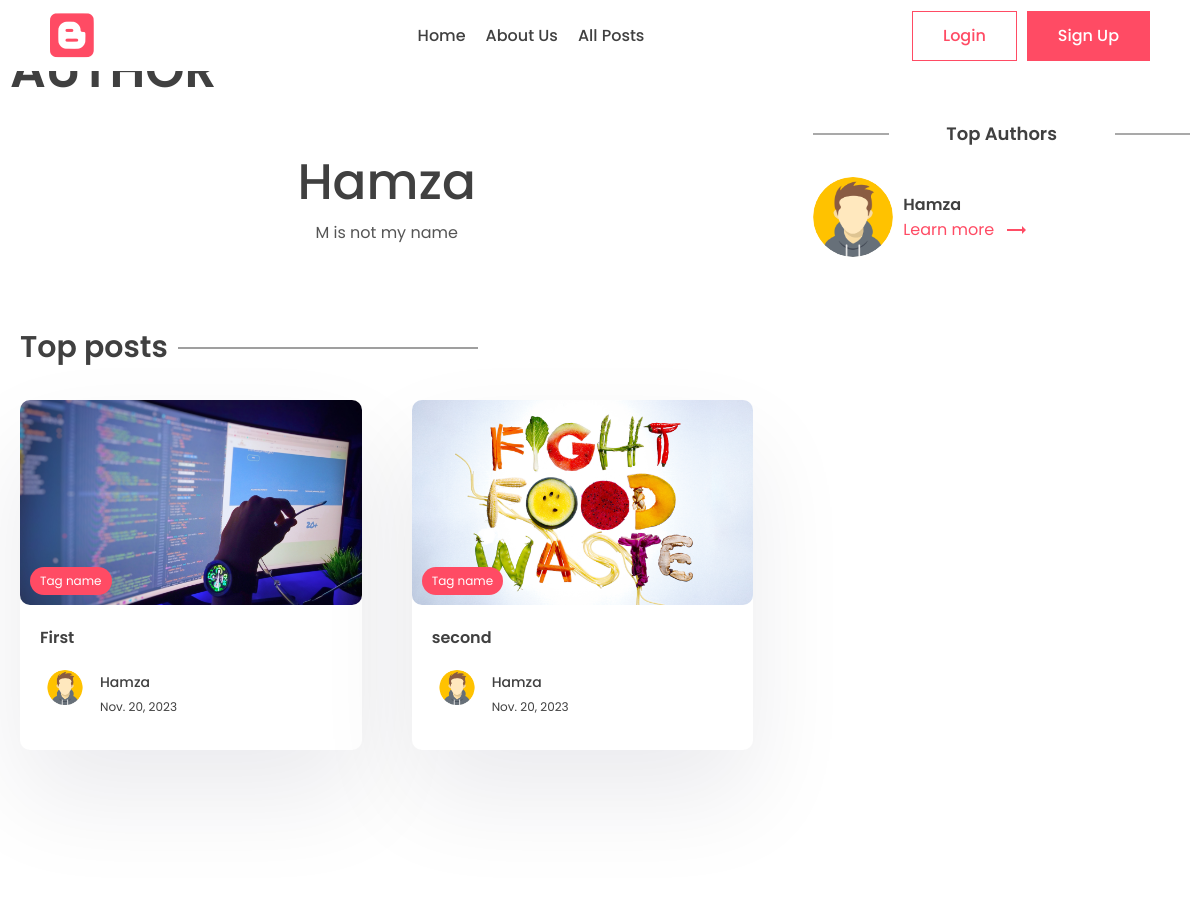
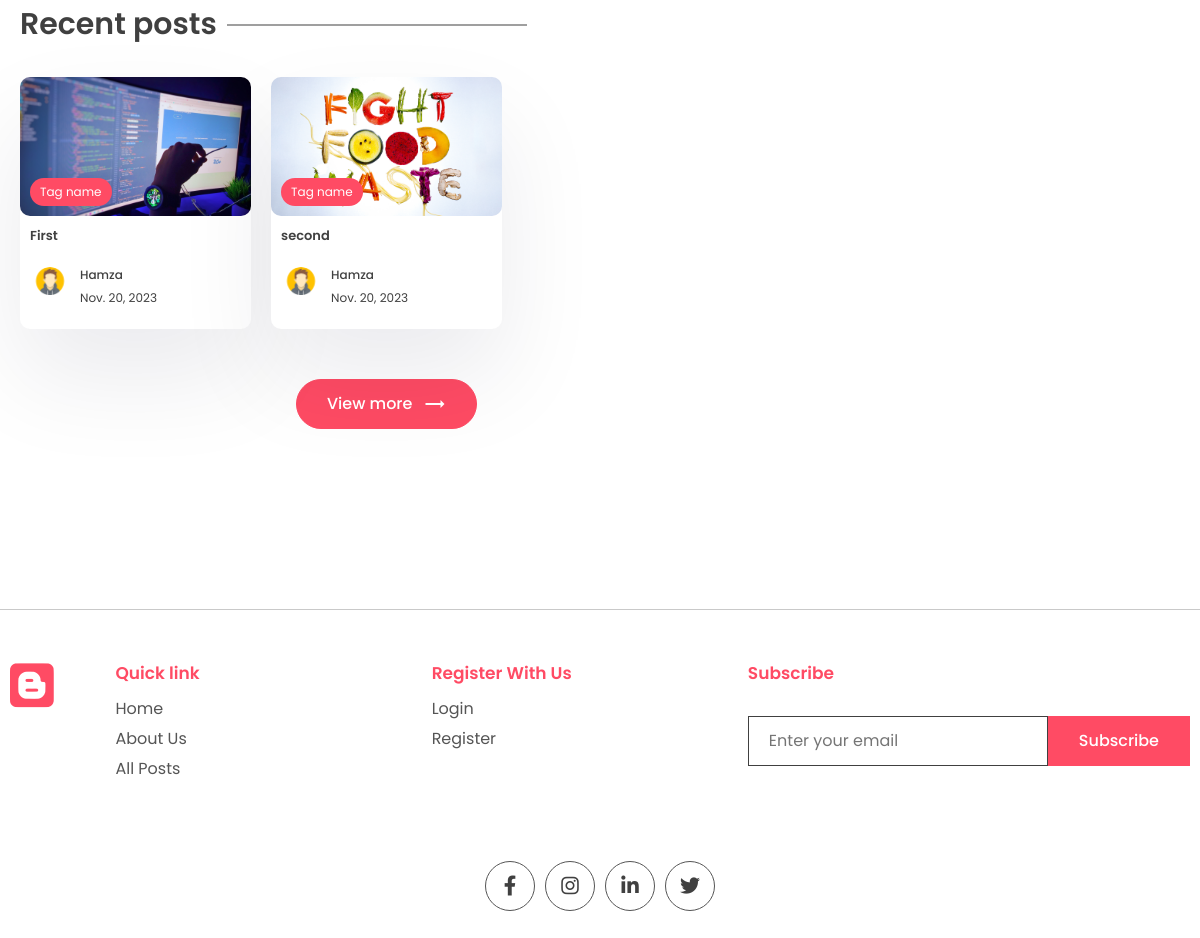
The page /author/m on the database its author committed (2 pictures, top to bottom).
### firstapp/models.py (models this page shows, shortened)
class Profile(models.Model):
    user = models.OneToOneField(User, on_delete=models.CASCADE)
    profile_image = models.ImageField(null=True, blank=True, upload_to="images/")
    slug = models.SlugField(max_length=200, unique=True)
    bio = models.CharField(max_length=200)

class Post(models.Model):
    title = models.CharField(max_length= 200)
    content = models.TextField()
    last_updated = models.DateTimeField(auto_now = True)
    slug = models.SlugField(max_length = 200, unique= True)
    image = models.ImageField(null=True, blank=True, upload_to="images/")
    tags = models.ManyToManyField(Tag, blank=True, related_name='post')
    view_count = models.IntegerField(null=True, blank=True)
    is_featured = models.BooleanField(default =False)
    author = models.ForeignKey(User, on_delete =models.CASCADE, null=True,blank=True)
    bookmarks = models.ManyToManyField(User,related_name='bookmarks', default=None, blank=True)
    likes = models.ManyToManyField(User,related_name='post_like', default=None, blank=True)

### firstapp/views.py (the view)
# urls.py: path('author/<slug:slug>',views.author_page,name='author_page'),
def author_page(request, slug):
    profile = Profile.objects.get(slug=slug)
    top_posts = Post.objects.filter(author = profile.user).order_by('-view_count')[0:2]
    recent_posts = Post.objects.filter(author = profile.user).order_by('-last_updated')[0:3]
    top_authors = User.objects.annotate(number=Count('post')).order_by('number')
    context = {'profile':profile, 'top_posts':top_posts, 'recent_posts': recent_posts, 'top_authors':top_authors}
    return render(request,'firstapp/author.html',context )

### firstapp/templates/firstapp/author.html (shortened to what this page needs)
{% extends "base.html" %}
{% block content %}
      <div class="container">
        <div class="layout">
          <div class="left">
            <div class="page-top">
              <div class="top flex">
                <div class="page-name">
                  <a href="#" class="learn">
                  </a>
                  <h1>Author</h1>
                </div>
              </div>
            </div>
            <center>
              <div class="typo">
                <h1 class="title">{{profile.user.first_name}}</h1>
                <p>
                  {{profile.bio}}
                </p>
              </div>
            </center>
            <section class="sp">
              <div class="container">
                <h1 class="sec-title">Top posts</h1>
                <div class="grid-2 blog">
                    {% for post in top_posts %}
                  <a href="{% url "post_page" profile.slug %}">
                    <div class="card">
                      <div class="post-img">
                        <img src="{{post.image.url}}" alt="" />
                        <div class="tag">Tag name</div>
                      </div>
                      <div class="card-content">
                        <h3>
                          {{post.title}}
                        </h3>
                        <div class="author">
                          <div class="profile-pic">
                            <img src="{{profile.profile_image.url}}" alt="" />
                          </div>
                          <div class="details">
                            <p>{{profile.user.first_name}}</p>
                            <small>{{post.last_updated|date}}</small>
                          </div>
                        </div>
                      </div>
                    </div>
                  </a>
                  {% empty %}
                  <p>Nothing to show here</p>
                  {% endfor %}
                </div>
              </div>
            </section>
            <section class="sp">
              <div class="container">
                <h1 class="sec-title">Recent posts</h1>
                <div class="grid-3 blog-grid">
                    {% for post in recent_posts %}
                  <a href="{% url "post_page" profile.slug %}">
                    <div class="card">
                      <div class="post-img">
                        <img src="{{post.image.url}}" alt="" />
                        <div class="tag">Tag name</div>
                      </div>
                      <div class="card-content">
                        <h3>
                          {{post.title}}
                        </h3>
                        <div class="author">
                          <div class="profile-pic">
                            <img src="{{profile.profile_image.url}}" alt="" />
                          </div>
                          <div class="details">
                            <p>{{profile.user.first_name}}</p>
                            <small>{{post.last_updated|date}}</small>
                          </div>
                        </div>
                      </div>
                    </div>
                  </a>
                  {% empty %}
                  <p>Nothing to show here</p>
                  {% endfor %}
                </div>
                <center>
                  <button class="btn btn-primary rounded view">
                    View more
                    <span class="material-icons"> trending_flat </span>
                  </button>
                </center>
              </div>
            </section>
          </div>
          <div class="right">
            <div class="block">
              <h2 class="title2">Top Authors</h2>
              {% for author in top_authors %}
              <div class="recent-post other-author">
                <div class="rounded-img">
                  <img src="{{author.profile.profile_image.url}}" alt="" />
                </div>
                <div class="recent-content">
                  <h3>
                    {{author.first_name}}
                  </h3>
                  <a class="learn" href="{% url 'author_page' author.profile.slug %}">Learn more
                    <span class="material-icons"> trending_flat </span></a>
                </div>
              </div>
              {% endfor %}
            </div>
          </div>
        </div>
      </div>
{% endblock content %}

### firstapp/static/app/style.css (style rules this page uses)
* { margin: 0; padding: 0; box-sizing: border-box; text-decoration: none; border: none; outline: none; list-style: none; font-family: "Poppins", sans-serif; color: var(--black); }
:root { --red: #ff4b64; --black: #404040; --des: #555555; --shadow: #ffffff1a 0px 1px 1px 0px inset, #32325d40 0px 50px 100px -20px, #0000004d 0px 30px 60px -30px; --shadow2: rgba(17, 12, 46, 0.084) 0px 48px 100px 0px; }
html { font-size: 62.5%; }
[class*="grid"] { display: grid; }
img { width: 100%; }
.container { max-width: 1220px; margin: auto; padding: 0 10px; }
p, a { font-size: 1.6rem; color: var(--des); }
.btn { cursor: pointer; height: 5rem; padding: 0 3rem; font-size: 1.6rem; font-weight: 500; border: 1px solid var(--red); display: flex; align-items: center; justify-content: center; gap: 1rem; }
.btn span { color: white; }
.btn-primary { background: var(--red); color: white; }
.rounded { border-radius: 5rem; }
.typo { width: 50%; margin-top: 5rem; }
.title { font-size: 5rem; font-weight: 500; }
.sp { padding: 8rem 0; }
.grid-2 { grid-template-columns: 1.3fr 1fr; align-items: center; }
.post-img { height: 40rem; width: 100%; overflow: hidden; border-radius: 1rem; }
.post-img img { height: 100%; object-fit: cover; object-position: center; }
.learn { display: flex; align-items: center; gap: 1rem; color: var(--red); margin-top: 2rem; }
.learn span { color: #ff4b64; }
.sec-title { font-size: 3rem; font-weight: 600; position: relative; width: fit-content; margin-bottom: 3rem; }
.sec-title::after { content: ""; position: absolute; right: -31rem; height: 1px; width: 30rem; background: var(--black); top: 50%; transform: translateY(-50%); }
.grid-3 { grid-template-columns: repeat(3, 1fr); gap: 5rem; }
.card { background: white; box-shadow: var(--shadow2); border-radius: 1rem; cursor: pointer; transition: 0.3s; }
.post-img { position: relative; }
.tag { position: absolute; bottom: 1rem; left: 1rem; background: var(--red); color: white; border-radius: 5rem; padding: 0.5rem 1rem; font-size: 1.2rem; }
.card-content { padding: 2rem; padding-bottom: 3rem; }
.card h3 { font-size: 1.6rem; font-weight: 600; }
.card .post-img { width: 100%; height: unset; aspect-ratio: 1/0.6; }
.author { display: flex; align-items: center; gap: 1rem; margin-top: 2rem; }
.profile-pic { width: 5rem; aspect-ratio: 1/1; border-radius: 50%; overflow: hidden; }
.author p { color: var(--black); font-weight: 500; font-size: 1.4rem; }
.author small { color: var(--black); font-size: 1.2rem; }
.view { margin-top: 5rem; }
.layout { display: flex; gap: 5rem; }
.left { width: 100%; height: 100%; }
.right { position: sticky; top: 70px; height: 100%; width: 50%; }
.page-name h1 { font-size: 5rem; text-transform: uppercase; font-weight: 600; line-height: 5rem; }
.flex { display: flex; align-items: flex-end; justify-content: space-between; }
.left .typo { width: 100%; }
.blog { grid-template-columns: 1fr 1fr; gap: 5rem; }
.title2 { position: relative; font-size: 1.8rem; text-align: center; font-weight: 600; margin-bottom: 3rem; }
.title2::before { content: ""; position: absolute; height: 1px; width: 20%; background: var(--des); left: 0; top: 50%; transform: translateY(-50%); }
.title2::after { content: ""; position: absolute; height: 1px; width: 20%; background: var(--des); right: 0; top: 50%; transform: translateY(-50%); }
.blog-grid { gap: 2rem; }
.blog-grid .card-content { padding: 1rem; padding-bottom: 2rem; }
.blog-grid .card h3 { font-size: 1.3rem; font-weight: 600; }
.blog-grid .profile-pic { width: 4rem; }
.blog-grid .author p { font-size: 1.2rem; }
.block { margin-top: 5rem; }
.rounded-img { width: 8rem; aspect-ratio: 1/1; overflow: hidden; border-radius: 50%; }
.rounded-img img { width: 100%; height: 100%; object-fit: cover; object-position: center; }
.recent-post { display: grid; align-items: center; gap: 1rem; margin-top: 3rem; grid-template-columns: auto 1fr; }
.recent-post .learn { margin-top: 0rem; }
.recent-post h3 { font-size: 1.6rem; font-weight: 600; }

### rows shown on the page
Profile: user.first_name "Hamza", bio "M is not my name"
Post: image (picture), title "First", profile_image (picture), last_updated "Nov. 20, 2023"
Post: image (picture), title "second", profile_image (picture), last_updated "Nov. 20, 2023"

### other values the page prints
{{ author.first_name }} "Hamza"
